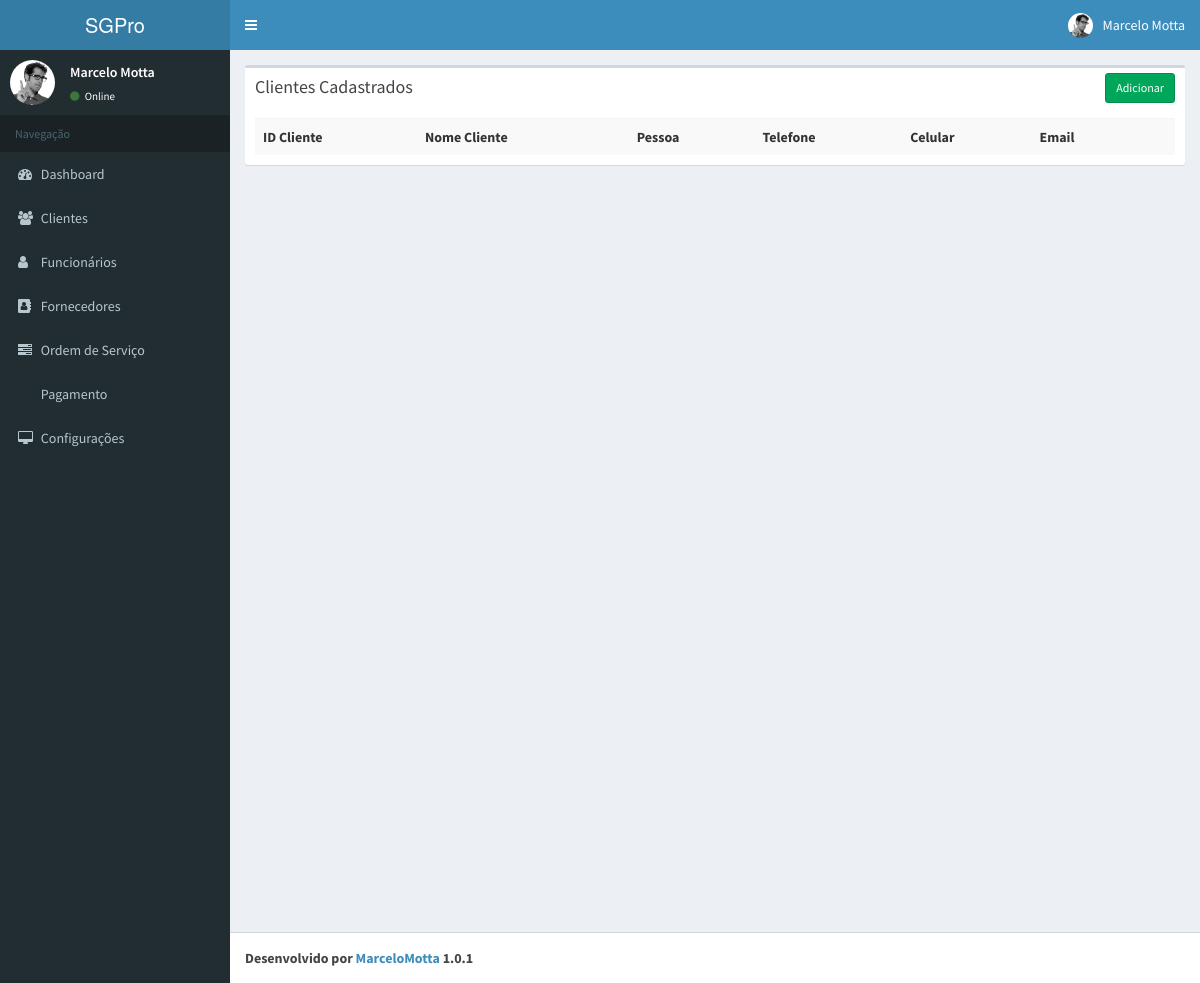
Page /app-developing/cliente/index?&per_page=40 on the earlier database version.
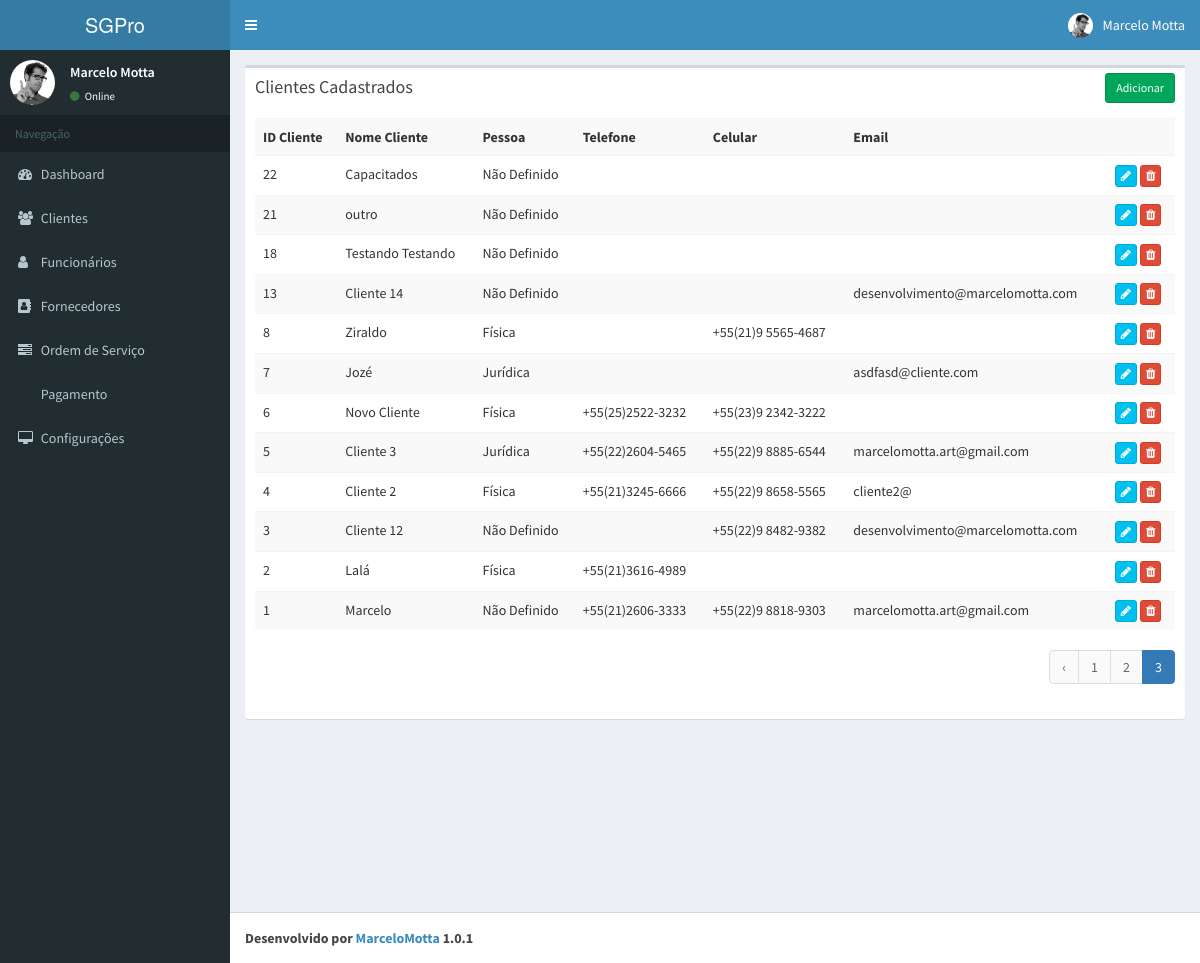
Same page on the later database version.
### tables this page shows
CREATE TABLE `clientes` (
  `id_cliente` int(11) NOT NULL,
  `nome_cliente` varchar(255) NOT NULL,
  `sexo` varchar(20) DEFAULT NULL,
  `tipo_pessoa` int(1) NOT NULL,
  `documento` varchar(20) NOT NULL,
  `telefone` varchar(20) NOT NULL,
  `celular` varchar(20) DEFAULT NULL,
  `email` varchar(100) NOT NULL,
  `data_cadastro_cliente` int(30) DEFAULT NULL
);

### app-developing/application/controllers/Cliente.php (called while the page is built, shortened)
<?php
class Cliente extends CI_Controller{
    function __construct()
    {
        parent::__construct();
        $this->load->model('Cliente_model');
    }
    function index()
    {
        $params['limit'] = 20;
        $params['offset'] = ($this->input->get('per_page')) ? $this->input->get('per_page') : 0;
        $data['clientes'] = $this->Cliente_model->get_all_clientes($params);
        $data['_view'] = 'cliente/index';
        $this->load->view('layouts/main',$data);
    }
}

### app-developing/index.php (called while the page is built, shortened)
<?php
require_once BASEPATH.'core/CodeIgniter.php';

### app-developing/application/models/Cliente_model.php (called while the page is built, shortened)
<?php
class Cliente_model extends CI_Model
{
    function get_all_clientes_count()
    {
        $this->db->from('clientes');
        return $this->db->count_all_results();
    }
    function get_all_clientes($params = array())
    {
        $this->db->order_by('id_cliente', 'desc');
        if(isset($params) && !empty($params))
        {
            $this->db->limit($params['limit'], $params['offset']);
        }
        return $this->db->get('clientes')->result_array();
    }
}

### app-developing/application/views/cliente/index.php (the view, shortened to what this page needs)
<div class="row">
  <div class="col-md-12">
    <div class="box">
      <div class="box-header">
        <h3 class="box-title">Clientes Cadastrados</h3>
        <div class="box-tools">
          <a href="<?php echo site_url('cliente/add'); ?>" class="btn btn-success btn-sm" data-toggle="modal" data-target="#modalAdd" id="modalAdicionar" >Adicionar</a>
        </div>
      </div>
      <div class="box-body" id="listaClientes">
        <table class="table table-striped">
          <tr>
            <th>ID Cliente</th>
            <th>Nome Cliente</th>
            <th>Pessoa</th>
            <th>Telefone</th>
            <th>Celular</th>
            <th>Email</th>
            <th></th>
          </tr>
          <?php
          foreach($clientes as $c){
            if($c['tipo_pessoa']=="1")
            {
              $tipo = "Física";
            }
            else if($c['tipo_pessoa']=="2")
            {
              $tipo = "Jurídica";
            }
            else {
              $tipo = "Não Definido";
            }
            ?>
            <tr>
              <td><?php echo $c['id_cliente']; ?></td>
              <td><?php echo $c['nome_cliente']; ?></td>
              <td><?php echo $tipo; ?></td>
              <td><?php echo $c['telefone']; ?></td>
              <td><?php echo $c['celular']; ?></td>
              <td><?php echo $c['email']; ?></td>
              <td>
              <a
                href="<?php echo site_url('cliente/edit/'.$c['id_cliente']); ?>"
                class="btn btn-info btn-xs">
                <span class="fa fa-pencil"></span>
              </a>
              <a
                href="<?php echo site_url('cliente/remove/'.$c['id_cliente']); ?>"
                class="btn btn-danger btn-xs"
                onclick="return confirm('Tem certeza que deseja deletar este item?');">
                <span class="fa fa-trash"></span>
              </a>
              </td>
            </tr>
          <?php } ?>
        </table>
        <div class="pull-right">
          <?php echo $this->pagination->create_links(); ?>
        </div>
      </div>
    </div>
  </div>
</div>

### app-developing/application/views/layouts/main.php (shortened to what this page needs)
<!DOCTYPE html>
<html>
  <head>
      <link rel="stylesheet" href="<?php echo site_url('resources/css/bootstrap.min.css');?>">
      <link rel="stylesheet" href="<?php echo site_url('resources/css/font-awesome.min.css');?>">
      <link rel="stylesheet" href="https://cdnjs.cloudflare.com/ajax/libs/ionicons/2.0.1/css/ionicons.min.css">
      <link rel="stylesheet" href="<?php echo site_url('resources/css/bootstrap-datetimepicker.min.css');?>">
      <link rel="stylesheet" href="<?php echo site_url('resources/css/AdminLTE.min.css');?>">
      <link rel="stylesheet" href="<?php echo site_url('resources/css/_all-skins.min.css');?>">
  </head>
  <body class="hold-transition skin-blue sidebar-mini">
    <div class="wrapper">
      <header class="main-header">
        <a href="" class="logo">
            <span class="logo-lg">SGPro</span>
        </a>
        <nav class="navbar navbar-static-top">
            <a href="#" class="sidebar-toggle" data-toggle="offcanvas" role="button">
            </a>
            <div class="navbar-custom-menu">
                <ul class="nav navbar-nav">
                    <li class="dropdown user user-menu">
                        <a href="#" class="dropdown-toggle" data-toggle="dropdown">
                            <img src="<?php echo site_url('resources/img/user2-160x160.jpg');?>" class="user-image" alt="User Image">
                            <span class="hidden-xs">Marcelo Motta</span>
                        </a>
                    </li>
                </ul>
            </div>
        </nav>
      </header>
        <aside class="main-sidebar">
            <section class="sidebar">
              <div class="user-panel">
                <div class="pull-left image">
                  <img src="<?php echo site_url('resources/img/user2-160x160.jpg');?>" class="img-circle" alt="User Image">
                </div>
                <div class="pull-left info">
                  <p>Marcelo Motta</p>
                  <a href="#"><i class="fa fa-circle text-success"></i> Online</a>
                </div>
              </div>
              <ul class="sidebar-menu">
                <li class="header">Navegação</li>
                <li>
                  <a href="<?php echo site_url();?>">
                    <i class="fa fa-dashboard"></i> <span>Dashboard</span>
                  </a>
                </li>
                <li>
                  <a href="<?php echo site_url('cliente/index');?>">
                    <i class="fa fa-users"></i> <span>Clientes</span>
                  </a>
                </li>
                <li>
                  <a href="<?php echo site_url('funcionario/index');?>">
                    <i class="fa fa-user"></i> <span>Funcionários</span>
                  </a>
                </li>
                <li>
                  <a href="<?php echo site_url('fornecedor/index');?>">
                    <i class="fa fa-address-book"></i> <span>Fornecedores</span>
                  </a>
                </li>
                <li>
                  <a href="<?php echo site_url('os/index');?>">
                    <i class="fa fa-tasks"></i> <span>Ordem de Serviço</span>
                  </a>
                </li>
                <li>
                  <a href="<?php echo site_url('pagamento/index');?>">
                    <i class="fa fa-hand-holding-usd"></i> <span>Pagamento</span>
                  </a>
                </li>
                <li>
                  <a href="#">
                    <i class="fa fa-desktop"></i> <span>Configurações</span>
                  </a>
                </li>
              </ul>
            </section>
        </aside>
        <div class="content-wrapper">
            <section class="content">
                <?php
                if(isset($_view) && $_view)
                    $this->load->view($_view);
                ?>
            </section>
        </div>
        <footer class="main-footer">
            <strong>Desenvolvido por <a href="http://www.marcelomotta.com/">MarceloMotta</a> 1.0.1</strong>
        </footer>
    </div>
  </body>
</html>

### app-developing/application/config/pagination.php (shortened to what this page needs)
<?php
$config['pagination']['page_query_string'] = TRUE;
$config['pagination']['uri_segment'] = 3;
$config['pagination']['per_page'] = RECORDS_PER_PAGE;
$config['pagination']['prev_link'] = '‹';
$config['pagination']['next_link'] = '›';
$config['pagination']['full_tag_open'] = '<ul class="pagination">';
$config['pagination']['next_tag_open'] = '<li>';
$config['pagination']['next_tag_close'] = '</li>';
$config['pagination']['prev_tag_open'] = '<li>';
$config['pagination']['prev_tag_close'] = '</li>';
$config['pagination']['num_tag_open'] = '<li>';
$config['pagination']['num_tag_close'] = '</li>';
$config['pagination']['cur_tag_open'] = '<li class="active"><a href="">';
$config['pagination']['cur_tag_close'] = '</a></li>';
$config['pagination']['full_tag_close'] = '</ul>';
?>

Differences in the rows shown:
added clientes: id_cliente "22", nome_cliente "Capacitados", tipo_pessoa "Não Definido"
added clientes: id_cliente "21", nome_cliente "outro", tipo_pessoa "Não Definido"
added clientes: id_cliente "18", nome_cliente "Testando Testando", tipo_pessoa "Não Definido"
added clientes: id_cliente "13", nome_cliente "Cliente 14", tipo_pessoa "Não Definido", email "desenvolvimento@marcelomotta.com"
added clientes: id_cliente "8", nome_cliente "Ziraldo", tipo_pessoa "Física", celular "+55(21)9 5565-4687"
added clientes: id_cliente "7", nome_cliente "Jozé", tipo_pessoa "Jurídica", email "asdfasd@cliente.com"
added clientes: id_cliente "6", nome_cliente "Novo Cliente", tipo_pessoa "Física", telefone "+55(25)2522-3232", celular "+55(23)9 2342-3222"
added clientes: id_cliente "5", nome_cliente "Cliente 3", tipo_pessoa "Jurídica", telefone "+55(22)2604-5465", celular "+55(22)9 8885-6544", email "marcelomotta.art@gmail.com"
added clientes: id_cliente "4", nome_cliente "Cliente 2", tipo_pessoa "Física", telefone "+55(21)3245-6666", celular "+55(22)9 8658-5565", email "cliente2@"
added clientes: id_cliente "3", nome_cliente "Cliente 12", tipo_pessoa "Não Definido", celular "+55(22)9 8482-9382", email "desenvolvimento@marcelomotta.com"
added clientes: id_cliente "2", nome_cliente "Lalá", tipo_pessoa "Física", telefone "+55(21)3616-4989"
added clientes: id_cliente "1", nome_cliente "Marcelo", tipo_pessoa "Não Definido", telefone "+55(21)2606-3333", celular "+55(22)9 8818-9303", email "marcelomotta.art@gmail.com"
Other differences:
$this->pagination->create_links(): (not shown) → "‹ 1 2 3"
